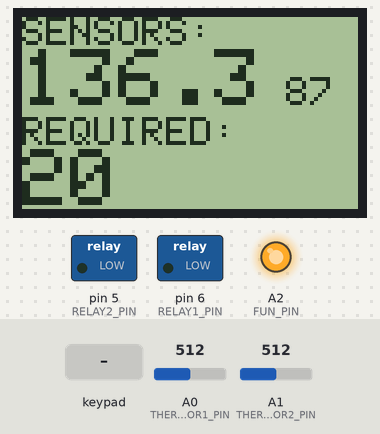
Bench run of a sketch on a simulated Arduino Mega 2560, built with avr-gcc and run on an emulated ATmega2560. Parts: 84×48 one-colour display, switched loads named in the sketch (green lamp = pin HIGH), output pins drawn as LEDs (lit = HIGH). Wiring (inferred from the names in the program): 4×4 keypad with keys 1 2 3 A 4 5 6 B 7 8 9 C * 0 # D: rows pin 18, pin 19, pin 20, pin 21; columns pin 14, pin 15, pin 16, pin 17. The test bench sets the inputs (shaded band); at power-on: A0 (THERMISTOR1_PIN) = 512, A1 (THERMISTOR2_PIN) = 512. What the sketch prints to the serial monitor is not drawn.

Above: at 1.2 s.
1.3 s: A0 (THERMISTOR1_PIN) set to 0
At 2.3 s:
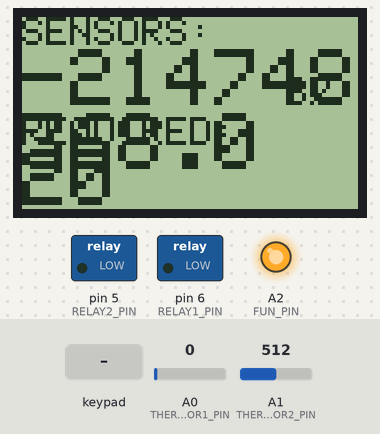
2.9 s: A1 (THERMISTOR2_PIN) set to 0
At 4.1 s:
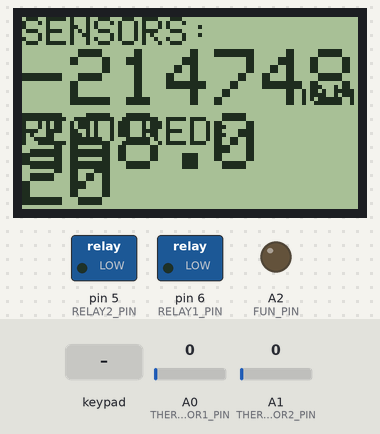
4.5 s: key 'D' pressed
At 5.9 s:
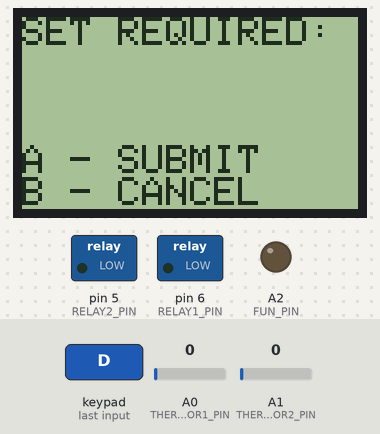
6.2 s: keypad keys 1 4 1 5 1 6 1 7 A pressed 0.4 s apart
At 10.5 s:
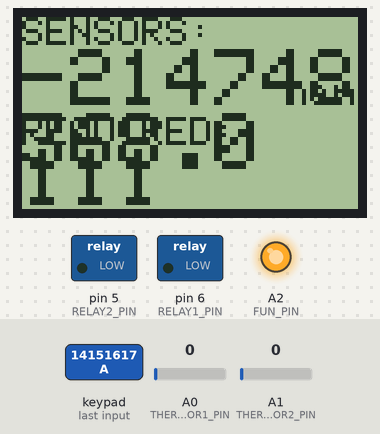
11.3 s: A1 (THERMISTOR2_PIN) set to 326
At 12.3 s:
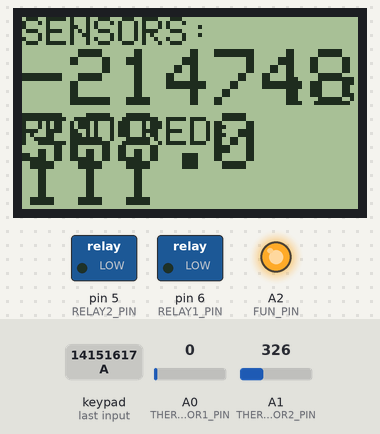
12.9 s: A1 (THERMISTOR2_PIN) set to 348
At 15.3 s:
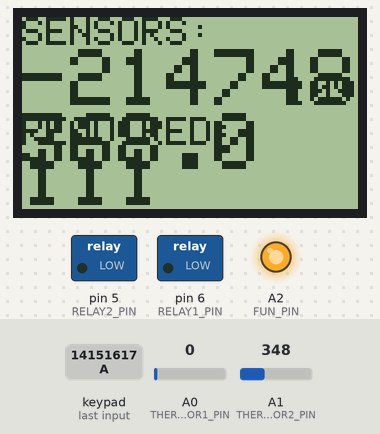
Timing chart, 0 to 16.8 s (numbered marks = the images above; inputs shaded):
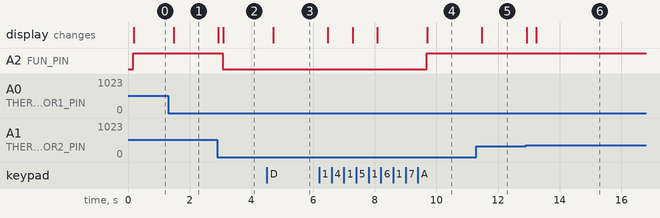

The sketch:

ArduinoThermoregulator.ino
```cpp
#include "src/Screen/Screen.h"
#include "src/Keypad/Keypad.h"
#include "src/PIDRelay/PIDRelay.h"
#include "src/Thermistor/Thermistor.h"
#include "Constants.h"

Thermistor thermistor1 = Thermistor(
  THERMISTOR1_PIN,
  THERMISTOR1_NOMINAL_RESISTANCE_KOHM,
  THERMISTOR1_NOMINAL_TEMPERATURE,
  THERMISTOR1_B_COEFFICIENT,
  THERMISTOR1_C_COEFFICIENT,
  THERMISTOR1_SERIES_RESISTANCE_KOHM
);

Thermistor thermistor2 = Thermistor(
  THERMISTOR2_PIN,
  THERMISTOR2_NOMINAL_RESISTANCE_KOHM,
  THERMISTOR2_NOMINAL_TEMPERATURE,
  THERMISTOR2_B_COEFFICIENT,
  THERMISTOR2_C_COEFFICIENT,
  THERMISTOR2_SERIES_RESISTANCE_KOHM
);

const byte ROWS = 4;
const byte COLS = 4;
char keys[ROWS][COLS] = {
  {'1','2','3','A'},
  {'4','5','6','B'},
  {'7','8','9','C'},
  {'*','0','#','D'}
};
byte rowPins[ROWS] = {18, 19, 20, 21};
byte colPins[COLS] = {14, 15, 16, 17};
Keypad keypad = Keypad( makeKeymap(keys), rowPins, colPins, ROWS, COLS );

Screen screen(8, 9, 10, 11, 12);

PIDRelay pidRelay1(RELAY1_PIN, RELAY1_KP, RELAY1_KI, RELAY1_KD);
PIDRelay pidRelay2(RELAY2_PIN, RELAY2_KP, RELAY2_KI, RELAY2_KD);

void setup() {
  #ifdef USE_CONSOLE
  Serial.begin(9600);
  #endif

  pidRelay1.Init();
  pidRelay2.Init();
  screen.Init();

  pinMode(FUN_PIN, OUTPUT);
}

// Mode:
// - 0 Display sensors and required temp
// - 1 Set required temp
unsigned int mode = 0;

int requiredTemp = 20;
float sensor1Temp = 0;
float sensor2Temp = 0;

int newRequired = 0;

void loop() {
  sensor1Temp = thermistor1.ReadTemperature();
  sensor2Temp = thermistor2.ReadTemperature();

  if (sensor1Temp > 0) {
    pidRelay1.SetCurrentTemperature(sensor1Temp);
    pidRelay1.ComputeAndSet();
  } else {
    pidRelay1.SetRelayValue(0);
  }

  if (sensor2Temp > 0) {
    pidRelay2.SetCurrentTemperature(sensor2Temp);
    pidRelay2.ComputeAndSet();
  } else {
    pidRelay2.SetRelayValue(0);
  }

  if (sensor1Temp >= FUN_MIN_TEMPERATURE || sensor2Temp >= FUN_MIN_TEMPERATURE || requiredTemp >= FUN_MIN_TEMPERATURE) {
    analogWrite(FUN_PIN, 255);
  } else {
    analogWrite(FUN_PIN, 0);
  }

  #ifdef USE_CONSOLE
  printToConsole();
  readFromConsole();
  #endif


  switch (mode) {
    case 0:
      screen.ShowCurrentState(sensor1Temp, sensor2Temp, requiredTemp);
      break;

    case 1:
      screen.ShowRequiredSetting(newRequired);
      break;
  }

  char key = keypad.getKey();
  if (key){
    handleKey(key);
  }
}

void handleKey(char key) {
  if (key == 'D') {
    mode++;

    if (mode > 1) {
      mode = 0;
    }

    return;
  }

  switch (mode) {
    case 0:
      mode0key(key);
      break;

    case 1:
      mode1key(key);
      break;
  }
}

void mode0key(char key) {
}

void mode1key(char key) {
  unsigned int number = convertKeyToNumber(key);

  if (number != 10) {
    if (newRequired < 100) {
      newRequired = newRequired * 10 + number;
    }
    return;
  }

  switch (key) {
      case 'A':
        requiredTemp = newRequired;
        pidRelay1.SetRequireTemperature(newRequired);
        pidRelay2.SetRequireTemperature(newRequired);

      case 'B':
        newRequired = 0;
        mode = 0;
        return;

      case 'C':
        newRequired = newRequired / 10;
        return;

      case '*':
      case '#':
        break;
   }
}

unsigned int convertKeyToNumber(char key) {
  switch (key) {
    case '0': return 0;
    case '1': return 1;
    case '2': return 2;
    case '3': return 3;
    case '4': return 4;
    case '5': return 5;
    case '6': return 6;
    case '7': return 7;
    case '8': return 8;
    case '9': return 9;
  }

  return 10;
}

#ifdef USE_CONSOLE

void printToConsole()
{
  static const unsigned long REFRESH_INTERVAL = 1000; // ms
  static unsigned long lastRefreshTime = 0;

  if (millis() - lastRefreshTime >= REFRESH_INTERVAL)
  {
    lastRefreshTime += REFRESH_INTERVAL;

    Serial.print("Required: ");
    Serial.println(requiredTemp);

    Serial.print("Sensor 1: ");
    Serial.println(sensor1Temp);

    Serial.print("Sensor 2: ");
    Serial.println(sensor2Temp);
  }
}

void readFromConsole() {
  String readString;

  while (Serial.available()) {
    char c = Serial.read();
    readString += c;
    delay(2);
  }

  if (readString.length() > 0) {
    requiredTemp = readString.toInt();
  }
}

#endif
```

Constants.h
```cpp
#include <Arduino.h>

#define THERMISTOR1_PIN A0
#define THERMISTOR1_SERIES_RESISTANCE_KOHM 2.5d
#define THERMISTOR1_NOMINAL_RESISTANCE_KOHM 100.0d
#define THERMISTOR1_NOMINAL_TEMPERATURE 25.0d
#define THERMISTOR1_B_COEFFICIENT 3950.0d
#define THERMISTOR1_C_COEFFICIENT -2291930.0d

#define THERMISTOR2_PIN A1
#define THERMISTOR2_SERIES_RESISTANCE_KOHM 10.0d
#define THERMISTOR2_NOMINAL_RESISTANCE_KOHM 100.0d
#define THERMISTOR2_NOMINAL_TEMPERATURE 25.0d
#define THERMISTOR2_B_COEFFICIENT 3950.0d
#define THERMISTOR2_C_COEFFICIENT -2291930.0d


#define RELAY1_PIN 6
#define RELAY1_KP 15.0d
#define RELAY1_KI 0.5d
#define RELAY1_KD 0.0d

#define RELAY2_PIN 5
#define RELAY2_KP 15.0d
#define RELAY2_KI 0.5d
#define RELAY2_KD 0.0d


#define FUN_PIN A2
#define FUN_MIN_TEMPERATURE 30.0d

// Comment it, if you don't want to have console support
#define USE_CONSOLE
```

PID.cpp
```cpp
// (licence header left out)
#include "Arduino.h"


#include "PID.h"

/*Constructor (...)*********************************************************
 *    The parameters specified here are those for for which we can't set up
 *    reliable defaults, so we need to have the user set them.
 ***************************************************************************/
PID::PID(double* Input, double* Output, double* Setpoint,
        double Kp, double Ki, double Kd, int POn, int ControllerDirection)
{
    myOutput = Output;
    myInput = Input;
    mySetpoint = Setpoint;
    inAuto = false;

    PID::SetOutputLimits(0, 255);				//default output limit corresponds to
												//the arduino pwm limits

    SampleTime = 100;							//default Controller Sample Time is 0.1 seconds

    PID::SetControllerDirection(ControllerDirection);
    PID::SetTunings(Kp, Ki, Kd, POn);

    lastTime = millis()-SampleTime;
}

/*Constructor (...)*********************************************************
 *    To allow backwards compatability for v1.1, or for people that just want
 *    to use Proportional on Error without explicitly saying so
 ***************************************************************************/

PID::PID(double* Input, double* Output, double* Setpoint,
        double Kp, double Ki, double Kd, int ControllerDirection)
    :PID::PID(Input, Output, Setpoint, Kp, Ki, Kd, P_ON_E, ControllerDirection)
{

}


/* Compute() **********************************************************************
 *     This, as they say, is where the magic happens.  this function should be called
 *   every time "void loop()" executes.  the function will decide for itself whether a new
 *   pid Output needs to be computed.  returns true when the output is computed,
 *   false when nothing has been done.
 **********************************************************************************/
bool PID::Compute()
{
   if(!inAuto) return false;
   unsigned long now = millis();
   unsigned long timeChange = (now - lastTime);
   if(timeChange>=SampleTime)
   {
      /*Compute all the working error variables*/
      double input = *myInput;
      double error = *mySetpoint - input;
      double dInput = (input - lastInput);
      outputSum+= (ki * error);

      /*Add Proportional on Measurement, if P_ON_M is specified*/
      if(!pOnE) outputSum-= kp * dInput;

      if(outputSum > outMax) outputSum= outMax;
      else if(outputSum < outMin) outputSum= outMin;

      /*Add Proportional on Error, if P_ON_E is specified*/
	   double output;
      if(pOnE) output = kp * error;
      else output = 0;

      /*Compute Rest of PID Output*/
      output += outputSum - kd * dInput;

	    if(output > outMax) output = outMax;
      else if(output < outMin) output = outMin;
	    *myOutput = output;

      /*Remember some variables for next time*/
      lastInput = input;
      lastTime = now;
	    return true;
   }
   else return false;
}

/* SetTunings(...)*************************************************************
 * This function allows the controller's dynamic performance to be adjusted.
 * it's called automatically from the constructor, but tunings can also
 * be adjusted on the fly during normal operation
 ******************************************************************************/
void PID::SetTunings(double Kp, double Ki, double Kd, int POn)
{
   if (Kp<0 || Ki<0 || Kd<0) return;

   pOn = POn;
   pOnE = POn == P_ON_E;

   dispKp = Kp; dispKi = Ki; dispKd = Kd;

   double SampleTimeInSec = ((double)SampleTime)/1000;
   kp = Kp;
   ki = Ki * SampleTimeInSec;
   kd = Kd / SampleTimeInSec;

  if(controllerDirection ==REVERSE)
   {
      kp = (0 - kp);
      ki = (0 - ki);
      kd = (0 - kd);
   }
}

/* SetTunings(...)*************************************************************
 * Set Tunings using the last-rembered POn setting
 ******************************************************************************/
void PID::SetTunings(double Kp, double Ki, double Kd){
    SetTunings(Kp, Ki, Kd, pOn);
}

/* SetSampleTime(...) *********************************************************
 * sets the period, in Milliseconds, at which the calculation is performed
 ******************************************************************************/
void PID::SetSampleTime(int NewSampleTime)
{
   if (NewSampleTime > 0)
   {
      double ratio  = (double)NewSampleTime
                      / (double)SampleTime;
      ki *= ratio;
      kd /= ratio;
      SampleTime = (unsigned long)NewSampleTime;
   }
}

/* SetOutputLimits(...)****************************************************
 *     This function will be used far more often than SetInputLimits.  while
 *  the input to the controller will generally be in the 0-1023 range (which is
 *  the default already,)  the output will be a little different.  maybe they'll
 *  be doing a time window and will need 0-8000 or something.  or maybe they'll
 *  want to clamp it from 0-125.  who knows.  at any rate, that can all be done
 *  here.
 **************************************************************************/
void PID::SetOutputLimits(double Min, double Max)
{
   if(Min >= Max) return;
   outMin = Min;
   outMax = Max;

   if(inAuto)
   {
	   if(*myOutput > outMax) *myOutput = outMax;
	   else if(*myOutput < outMin) *myOutput = outMin;

	   if(outputSum > outMax) outputSum= outMax;
	   else if(outputSum < outMin) outputSum= outMin;
   }
}

/* SetMode(...)****************************************************************
 * Allows the controller Mode to be set to manual (0) or Automatic (non-zero)
 * when the transition from manual to auto occurs, the controller is
 * automatically initialized
 ******************************************************************************/
void PID::SetMode(int Mode)
{
    bool newAuto = (Mode == AUTOMATIC);
    if(newAuto && !inAuto)
    {  /*we just went from manual to auto*/
        PID::Initialize();
    }
    inAuto = newAuto;
}

/* Initialize()****************************************************************
 *	does all the things that need to happen to ensure a bumpless transfer
 *  from manual to automatic mode.
 ******************************************************************************/
void PID::Initialize()
{
   outputSum = *myOutput;
   lastInput = *myInput;
   if(outputSum > outMax) outputSum = outMax;
   else if(outputSum < outMin) outputSum = outMin;
}

/* SetControllerDirection(...)*************************************************
 * The PID will either be connected to a DIRECT acting process (+Output leads
 * to +Input) or a REVERSE acting process(+Output leads to -Input.)  we need to
 * know which one, because otherwise we may increase the output when we should
 * be decreasing.  This is called from the constructor.
 ******************************************************************************/
void PID::SetControllerDirection(int Direction)
{
   if(inAuto && Direction !=controllerDirection)
   {
	    kp = (0 - kp);
      ki = (0 - ki);
      kd = (0 - kd);
   }
   controllerDirection = Direction;
}

/* Status Funcions*************************************************************
 * Just because you set the Kp=-1 doesn't mean it actually happened.  these
 * functions query the internal state of the PID.  they're here for display
 * purposes.  this are the functions the PID Front-end uses for example
 ******************************************************************************/
double PID::GetKp(){ return  dispKp; }
double PID::GetKi(){ return  dispKi;}
double PID::GetKd(){ return  dispKd;}
int PID::GetMode(){ return  inAuto ? AUTOMATIC : MANUAL;}
int PID::GetDirection(){ return controllerDirection;}
```

PID.h
```cpp
#ifndef PID_h
#define PID_h
#define LIBRARY_VERSION	1.1.1

class PID
{


  public:

  //Constants used in some of the functions below
  #define AUTOMATIC	1
  #define MANUAL	0
  #define DIRECT  0
  #define REVERSE  1
  #define P_ON_M 0
  #define P_ON_E 1

  //commonly used functions **************************************************************************
    PID(double*, double*, double*,        // * constructor.  links the PID to the Input, Output, and
        double, double, double, int, int);//   Setpoint.  Initial tuning parameters are also set here.
                                          //   (overload for specifying proportional mode)

    PID(double*, double*, double*,        // * constructor.  links the PID to the Input, Output, and
        double, double, double, int);     //   Setpoint.  Initial tuning parameters are also set here

    void SetMode(int Mode);               // * sets PID to either Manual (0) or Auto (non-0)

    bool Compute();                       // * performs the PID calculation.  it should be
                                          //   called every time loop() cycles. ON/OFF and
                                          //   calculation frequency can be set using SetMode
                                          //   SetSampleTime respectively

    void SetOutputLimits(double, double); // * clamps the output to a specific range. 0-255 by default, but
										                      //   it's likely the user will want to change this depending on
										                      //   the application


  //available but not commonly used functions ********************************************************
    void SetTunings(double, double,       // * While most users will set the tunings once in the
                    double);         	    //   constructor, this function gives the user the option
                                          //   of changing tunings during runtime for Adaptive control
    void SetTunings(double, double,       // * overload for specifying proportional mode
                    double, int);

	void SetControllerDirection(int);	  // * Sets the Direction, or "Action" of the controller. DIRECT
										  //   means the output will increase when error is positive. REVERSE
										  //   means the opposite.  it's very unlikely that this will be needed
										  //   once it is set in the constructor.
    void SetSampleTime(int);              // * sets the frequency, in Milliseconds, with which
                                          //   the PID calculation is performed.  default is 100


  //Display functions ****************************************************************
	double GetKp();						  // These functions query the pid for interal values.
	double GetKi();						  //  they were created mainly for the pid front-end,
	double GetKd();						  // where it's important to know what is actually
	int GetMode();						  //  inside the PID.
	int GetDirection();					  //

  private:
	void Initialize();

	double dispKp;				// * we'll hold on to the tuning parameters in user-entered
	double dispKi;				//   format for display purposes
	double dispKd;				//

	double kp;                  // * (P)roportional Tuning Parameter
    double ki;                  // * (I)ntegral Tuning Parameter
    double kd;                  // * (D)erivative Tuning Parameter

	int controllerDirection;
	int pOn;

    double *myInput;              // * Pointers to the Input, Output, and Setpoint variables
    double *myOutput;             //   This creates a hard link between the variables and the
    double *mySetpoint;           //   PID, freeing the user from having to constantly tell us
                                  //   what these values are.  with pointers we'll just know.

	unsigned long lastTime;
	double outputSum, lastInput;

	unsigned long SampleTime;
	double outMin, outMax;
	bool inAuto, pOnE;
};
#endif
```

PIDRelay.cpp
```cpp
#include "PIDRelay.h"

PIDRelay::PIDRelay(uint8_t relayPin, double Kp, double Ki, double Kd)
    : pid(&currentTemperature, &relayOutput, &requiredTemperature, Kp, Ki, Kd, DIRECT) {
    this->relayPin = relayPin;
}

void PIDRelay::Init() {
    // set PWM frequency to 30.64 Hz
    if (relayPin == 4 || relayPin == 13) {
        TCCR0B = TCCR0B & B11111000 | B00000101;
    }
    if (relayPin == 11 || relayPin == 12) {
        TCCR1B = TCCR1B & B11111000 | B00000101;
    }
    if (relayPin == 9 || relayPin == 10) {
        TCCR2B = TCCR2B & B11111000 | B00000111;
    }
    if (relayPin == 2 || relayPin == 3 || relayPin == 5) {
        TCCR3B = TCCR3B & B11111000 | B00000101;
    }
    if (relayPin == 6 || relayPin == 7 || relayPin == 8) {
        TCCR3B = TCCR3B & B11111000 | B00000101;
    }

    pinMode(relayPin, OUTPUT);
    analogWrite(relayPin, 0);

    pid.SetOutputLimits(0, 255);
    pid.SetMode(AUTOMATIC);
}

void PIDRelay::SetRequireTemperature(double temperature) {
    requiredTemperature = temperature;
}

void PIDRelay::SetCurrentTemperature(double temperature) {
    currentTemperature = temperature;
}

void PIDRelay::ComputeAndSet() {
    pid.Compute();

    SetRelayValue(relayOutput);
}

void PIDRelay::SetRelayValue(double value) {
    analogWrite(relayPin, round(value));
}
```

Source omitted: PIDRelay.h (568 bytes), Screen.cpp (1235 bytes), Screen.h (477 bytes), Thermistor.cpp (1471 bytes), Thermistor.h (884 bytes), glcdfont.c (data table, 9064 bytes), Key.cpp (1487 bytes), Key.h (1560 bytes), Keypad.cpp (9353 bytes), Keypad.h (5612 bytes)

Measured:
- after the input at 1.3 s, the display: changes after 0.18 s (image 1)
- after the input at 2.9 s, A2 (FUN_PIN): HIGH → LOW after 0.18 s; the display: first changes at once (image 2 shows a later state)
- after the input at 4.5 s, the display: changes after 0.21 s (image 3)
- after the input at 6.2 s, A2 (FUN_PIN): LOW → HIGH after 3.5 s; the display: first changes after 0.28 s (image 4 shows a later state)
- after the input at 11.3 s, the display: changes after 0.18 s (image 5)
- after the input at 12.9 s, the display: first changes at once (image 6 shows a later state)
